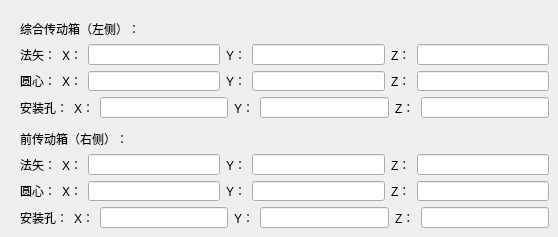
      <widget class="QWidget" name="tab_6">
       <attribute name="title">
        <string>工步3</string>
       </attribute>
       <widget class="QWidget" name="layoutWidget_13">
        <property name="geometry">
         <rect>
          <x>20</x>
          <y>20</y>
          <width>529</width>
          <height>98</height>
         </rect>
        </property>
        <layout class="QVBoxLayout" name="verticalLayout_11">
         <item>
          <widget class="QLabel" name="label_124">
           <property name="text">
            <string>综合传动箱（左侧）：</string>
           </property>
          </widget>
         </item>
         <item>
          <layout class="QHBoxLayout" name="horizontalLayout_30">
           <item>
            <widget class="QLabel" name="label_125">
             <property name="text">
              <string>法矢：</string>
             </property>
            </widget>
           </item>
           <item>
            <widget class="QLabel" name="label_126">
             <property name="text">
              <string>X：</string>
             </property>
            </widget>
           </item>
           <item>
            <widget class="QLineEdit" name="StepThree_horizontalSyntheticalDriveBox_normal_x_Edit"/>
           </item>
           <item>
            <widget class="QLabel" name="label_127">
             <property name="text">
              <string>Y：</string>
             </property>
            </widget>
           </item>
           <item>
            <widget class="QLineEdit" name="StepThree_horizontalSyntheticalDriveBox_normal_y_Edit"/>
           </item>
           <item>
            <widget class="QLabel" name="label_128">
             <property name="text">
              <string>Z：</string>
             </property>
            </widget>
           </item>
           <item>
            <widget class="QLineEdit" name="StepThree_horizontalSyntheticalDriveBox_normal_z_Edit"/>
           </item>
          </layout>
         </item>
         <item>
          <layout class="QHBoxLayout" name="horizontalLayout_31">
           <item>
            <widget class="QLabel" name="label_129">
             <property name="text">
              <string>圆心：</string>
             </property>
            </widget>
           </item>
           <item>
            <widget class="QLabel" name="label_130">
             <property name="text">
              <string>X：</string>
             </property>
            </widget>
           </item>
           <item>
            <widget class="QLineEdit" name="StepThree_horizontalSyntheticalDriveBox_center_x_Edit"/>
           </item>
           <item>
            <widget class="QLabel" name="label_131">
             <property name="text">
              <string>Y：</string>
             </property>
            </widget>
           </item>
           <item>
            <widget class="QLineEdit" name="StepThree_horizontalSyntheticalDriveBox_center_y_Edit"/>
           </item>
           <item>
            <widget class="QLabel" name="label_132">
             <property name="text">
              <string>Z：</string>
             </property>
            </widget>
           </item>
           <item>
            <widget class="QLineEdit" name="StepThree_horizontalSyntheticalDriveBox_center_z_Edit"/>
           </item>
          </layout>
         </item>
         <item>
          <layout class="QHBoxLayout" name="horizontalLayout_32">
           <item>
            <widget class="QLabel" name="label_133">
             <property name="text">
              <string>安装孔：</string>
             </property>
            </widget>
           </item>
           <item>
            <widget class="QLabel" name="label_134">
             <property name="text">
              <string>X：</string>
             </property>
            </widget>
           </item>
           <item>
            <widget class="QLineEdit" name="StepThree_horizontalSyntheticalDriveBox_holeCenter_x_Edit"/>
           </item>
           <item>
            <widget class="QLabel" name="label_135">
             <property name="text">
              <string>Y：</string>
             </property>
            </widget>
           </item>
           <item>
            <widget class="QLineEdit" name="StepThree_horizontalSyntheticalDriveBox_holeCenter_y_Edit"/>
           </item>
           <item>
            <widget class="QLabel" name="label_136">
             <property name="text">
              <string>Z：</string>
             </property>
            </widget>
           </item>
           <item>
            <widget class="QLineEdit" name="StepThree_horizontalSyntheticalDriveBox_holeCenter_z_Edit"/>
           </item>
          </layout>
         </item>
        </layout>
       </widget>
       <widget class="QWidget" name="layoutWidget_14">
        <property name="geometry">
         <rect>
          <x>20</x>
          <y>130</y>
          <width>529</width>
          <height>98</height>
         </rect>
        </property>
        <layout class="QVBoxLayout" name="verticalLayout_12">
         <item>
          <widget class="QLabel" name="label_137">
           <property name="text">
            <string>前传动箱（右侧）：</string>
           </property>
          </widget>
         </item>
         <item>
          <layout class="QHBoxLayout" name="horizontalLayout_33">
           <item>
            <widget class="QLabel" name="label_138">
             <property name="text">
              <string>法矢：</string>
             </property>
            </widget>
           </item>
           <item>
            <widget class="QLabel" name="label_139">
             <property name="text">
              <string>X：</string>
             </property>
            </widget>
           </item>
           <item>
            <widget class="QLineEdit" name="StepThree_horizontalFrontDriveBox_normal_x_Edit"/>
           </item>
           <item>
            <widget class="QLabel" name="label_140">
             <property name="text">
              <string>Y：</string>
             </property>
            </widget>
           </item>
           <item>
            <widget class="QLineEdit" name="StepThree_horizontalFrontDriveBox_normal_y_Edit"/>
           </item>
           <item>
            <widget class="QLabel" name="label_141">
             <property name="text">
              <string>Z：</string>
             </property>
            </widget>
           </item>
           <item>
            <widget class="QLineEdit" name="StepThree_horizontalFrontDriveBox_normal_z_Edit"/>
           </item>
          </layout>
         </item>
         <item>
          <layout class="QHBoxLayout" name="horizontalLayout_34">
           <item>
            <widget class="QLabel" name="label_142">
             <property name="text">
              <string>圆心：</string>
             </property>
            </widget>
           </item>
           <item>
            <widget class="QLabel" name="label_143">
             <property name="text">
              <string>X：</string>
             </property>
            </widget>
           </item>
           <item>
            <widget class="QLineEdit" name="StepThree_horizontalFrontDriveBox_center_x_Edit"/>
           </item>
           <item>
            <widget class="QLabel" name="label_144">
             <property name="text">
              <string>Y：</string>
             </property>
            </widget>
           </item>
           <item>
            <widget class="QLineEdit" name="StepThree_horizontalFrontDriveBox_center_y_Edit"/>
           </item>
           <item>
            <widget class="QLabel" name="label_145">
             <property name="text">
              <string>Z：</string>
             </property>
            </widget>
           </item>
           <item>
            <widget class="QLineEdit" name="StepThree_horizontalFrontDriveBox_center_z_Edit"/>
           </item>
          </layout>
         </item>
         <item>
          <layout class="QHBoxLayout" name="horizontalLayout_35">
           <item>
            <widget class="QLabel" name="label_146">
             <property name="text">
              <string>安装孔：</string>
             </property>
            </widget>
           </item>
           <item>
            <widget class="QLabel" name="label_147">
             <property name="text">
              <string>X：</string>
             </property>
            </widget>
           </item>
           <item>
            <widget class="QLineEdit" name="StepThree_horizontalFrontDriveBox_holeCenter_x_Edit"/>
           </item>
           <item>
            <widget class="QLabel" name="label_148">
             <property name="text">
              <string>Y：</string>
             </property>
            </widget>
           </item>
           <item>
            <widget class="QLineEdit" name="StepThree_horizontalFrontDriveBox_holeCenter_y_Edit"/>
           </item>
           <item>
            <widget class="QLabel" name="label_149">
             <property name="text">
              <string>Z：</string>
             </property>
            </widget>
           </item>
           <item>
            <widget class="QLineEdit" name="StepThree_horizontalFrontDriveBox_holeCenter_z_Edit"/>
           </item>
          </layout>
         </item>
        </layout>
       </widget>
      </widget>
